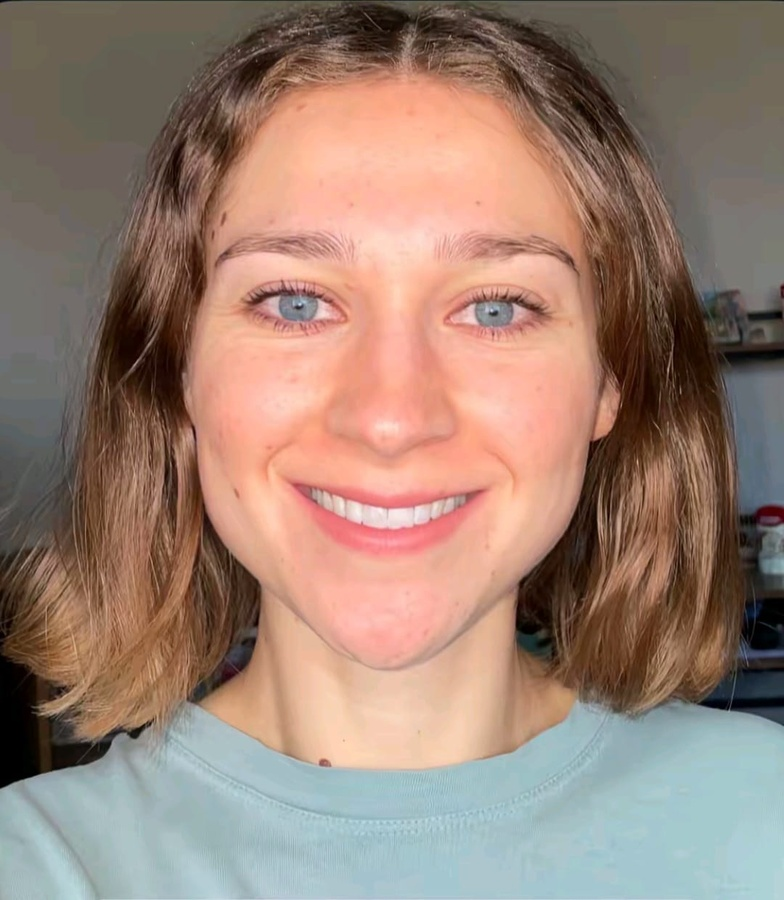
#> input picture backend/1.jpeg, 784 x 900 px, shrunk from 1080 x 1239 before the run
$ python test_region_extraction.py
#> lines starting #> are read from the running program, lines starting #| are printed output that depends on the picture
### backend/coloranalysis/ai/region_extraction.py
from __future__ import annotations

from pathlib import Path
from typing import Any

import cv2

from coloranalysis.ai.face_detection import FaceDetectionService


class RegionExtractionService:
    def __init__(self) -> None:
        self.face_detector = FaceDetectionService()

    def extract_regions(self, image_path: str | Path) -> dict[str, Any]:
#> called with image_path = '1.jpeg'
        image_path = str(image_path)

        image = cv2.imread(image_path)
#> image is the input picture: shape (900, 784, 3); mean B, G, R 115.9, 129.3, 154.9
        if image is None:
            return {
                "success": False,
                "error": "Image could not be loaded."
            }

        detection_result = self.face_detector.detect_face(image_path)
#> in detect_face, `gray = cv2.cvtColor(image, cv2.COLOR_BGR2GRAY)`:
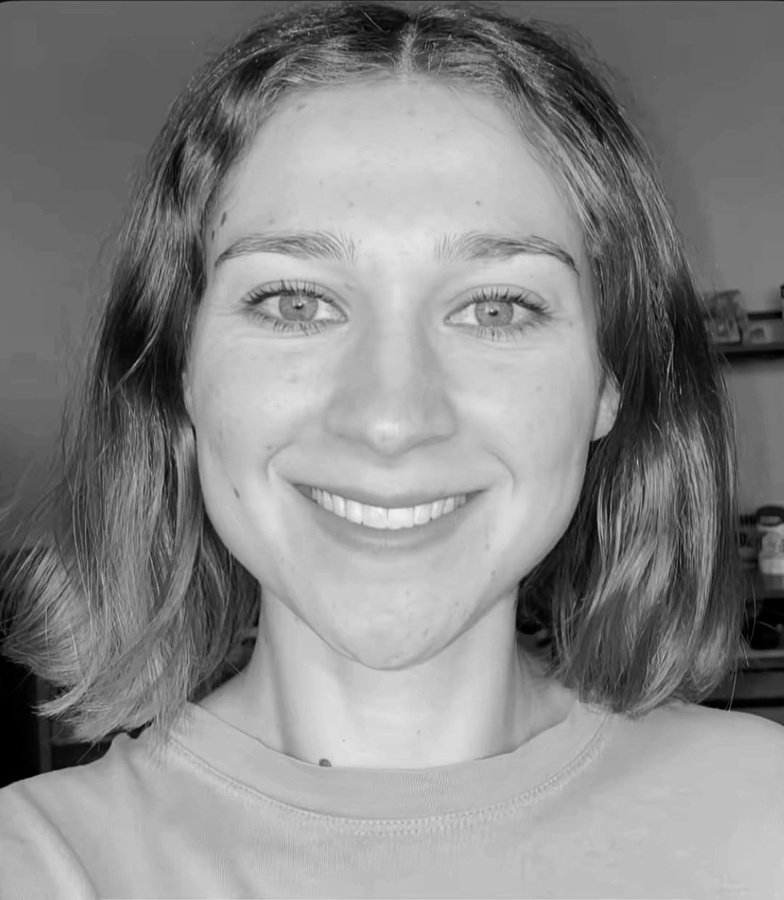
#> gray: shape (900, 784); min 0, max 245, mean 135.4
#> in detect_face, `faces = self.face_cascade.detectMultiScale( gray, scaleFactor=1.05, mi..`: faces = [[248, 563, 291, 291], [145, 115, 502, 502]]
#> in detect_face, `largest_face = max(faces, key=lambda f: f[2] * f[3])`: largest_face = [145, 115, 502, 502]
#> in detect_face, `x, y, w, h = largest_face`: x = 145; y = 115; w = 502
#> detection_result = 4 items

        if not detection_result.get("face_detected"):
            return {
                "success": False,
                "error": "No face detected."
            }

        face_box = detection_result["face_box"]
#> face_box = {'x': 145, 'y': 115, 'w': 502, 'h': 502}
        x = face_box["x"]
#> x = 145
        y = face_box["y"]
#> y = 115
        w = face_box["w"]
#> w = 502
        h = face_box["h"]
#> h = 502

        img_h, img_w = image.shape[:2]
#> img_h = 900; img_w = 784

        def clamp_region(x1: int, y1: int, x2: int, y2: int) -> dict[str, int]:
#> called with x1 = 235, y1 = 376, x2 = 335, y2 = 476
            x1 = max(0, min(x1, img_w - 1))
#> x1 = 235
            y1 = max(0, min(y1, img_h - 1))
#> y1 = 376
            x2 = max(0, min(x2, img_w))
#> x2 = 335
            y2 = max(0, min(y2, img_h))
#> y2 = 476

            return {
                "x1": x1,
                "y1": y1,
                "x2": x2,
                "y2": y2,
            }

        # skin regions
        left_cheek = clamp_region(
            x + int(w * 0.18),
            y + int(h * 0.52),
            x + int(w * 0.38),
            y + int(h * 0.72),
        )
#> left_cheek = {'x1': 235, 'y1': 376, 'x2': 335, 'y2': 476}

        right_cheek = clamp_region(
            x + int(w * 0.62),
            y + int(h * 0.52),
            x + int(w * 0.82),
            y + int(h * 0.72),
        )
#> right_cheek = {'x1': 456, 'y1': 376, 'x2': 556, 'y2': 476}

        forehead = clamp_region(
            x + int(w * 0.35),
            y + int(h * 0.15),
            x + int(w * 0.65),
            y + int(h * 0.30),
        )
#> forehead = {'x1': 320, 'y1': 190, 'x2': 471, 'y2': 265}

        # eye regions
        # eye regions - smaller and more centered
        left_eye = clamp_region(
            x + int(w * 0.27),
            y + int(h * 0.37),
            x + int(w * 0.37),
            y + int(h * 0.43),
        )
#> left_eye = {'x1': 280, 'y1': 300, 'x2': 330, 'y2': 330}

        right_eye = clamp_region(
            x + int(w * 0.63),
            y + int(h * 0.37),
            x + int(w * 0.73),
            y + int(h * 0.43),
        )
#> right_eye = {'x1': 461, 'y1': 300, 'x2': 511, 'y2': 330}

        # hair region: upper band around hairline / top head area
        hair_region = clamp_region(
            x + int(w * 0.15),
            y,
            x + int(w * 0.85),
            y + int(h * 0.18),
        )
#> hair_region = {'x1': 220, 'y1': 115, 'x2': 571, 'y2': 205}

        return {
            "success": True,
            "face_box": face_box,
            "regions": {
                "left_cheek": left_cheek,
                "right_cheek": right_cheek,
                "forehead": forehead,
                "left_eye": left_eye,
                "right_eye": right_eye,
                "hair_region": hair_region,
            }
        }

### backend/coloranalysis/ai/face_detection.py
from __future__ import annotations

from pathlib import Path
from typing import Any

import cv2


class FaceDetectionService:
    def __init__(self) -> None:
        cascade_path = cv2.data.haarcascades + "haarcascade_frontalface_default.xml"
        self.face_cascade = cv2.CascadeClassifier(cascade_path)

    def detect_face(self, image_path: str | Path) -> dict[str, Any]:
        image_path = str(image_path)

        image = cv2.imread(image_path)
        if image is None:
            return {
                "success": False,
                "face_detected": False,
                "error": "Image could not be loaded."
            }

        gray = cv2.cvtColor(image, cv2.COLOR_BGR2GRAY)

        faces = self.face_cascade.detectMultiScale(
            gray,
            scaleFactor=1.05,
            minNeighbors=3,
            minSize=(60, 60)
        )

        if len(faces) == 0:
            return {
                "success": True,
                "face_detected": False,
                "message": "No face detected."
            }

        largest_face = max(faces, key=lambda f: f[2] * f[3])
        x, y, w, h = largest_face

        return {
            "success": True,
            "face_detected": True,
            "message": "Face detected successfully.",
            "face_box": {
                "x": int(x),
                "y": int(y),
                "w": int(w),
                "h": int(h),
            }
        }

### backend/test_region_extraction.py
from coloranalysis.ai.region_extraction import RegionExtractionService

service = RegionExtractionService()
result = service.extract_regions("1.jpeg")
#> result = 3 items

print(result)
#> (printed output is left out)

$ run again, with backend/2.jpeg copied over backend/1.jpeg
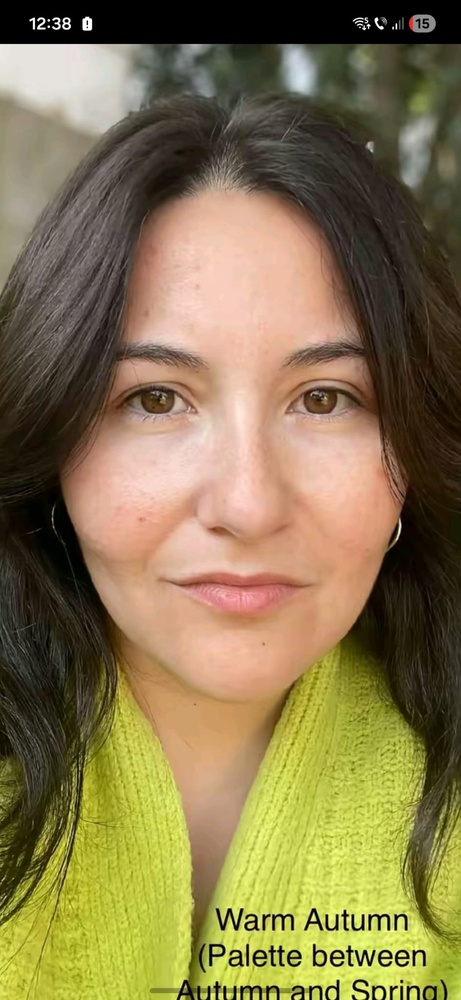
#> input picture backend/2.jpeg, 461 x 1000 px, shrunk from 945 x 2048 before the run
#> in extract_regions, image is the input picture: shape (1000, 461, 3); mean B, G, R 78.3, 119.6, 134.8
#> in detect_face, `gray = cv2.cvtColor(image, cv2.COLOR_BGR2GRAY)`:
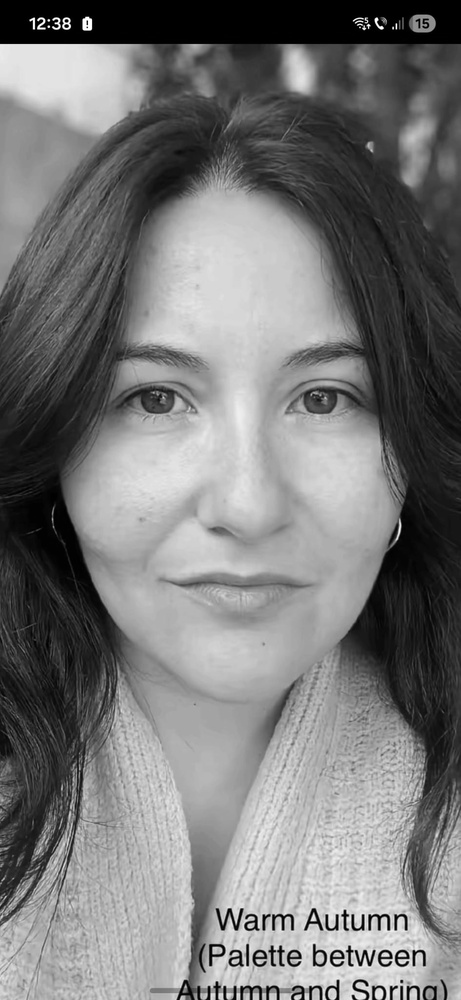
#> gray: shape (1000, 461); min 0, max 255, mean 119.4
#> faces = [[228, 819, 69, 69], [55, 268, 374, 374], [76, 588, 292, 292]]
#> largest_face = [55, 268, 374, 374]
#> in detect_face, `x, y, w, h = largest_face`: x = 55; y = 268; w = 374
#> detection_result = 4 items
#> face_box = {'x': 55, 'y': 268, 'w': 374, 'h': 374}
#> in extract_regions, `x = face_box["x"]`: x = 55
#> in extract_regions, `y = face_box["y"]`: y = 268
#> in extract_regions, `w = face_box["w"]`: w = 374
#> left_cheek = {'x1': 122, 'y1': 462, 'x2': 197, 'y2': 537}
#> right_cheek = {'x1': 286, 'y1': 462, 'x2': 361, 'y2': 537}
#> forehead = {'x1': 185, 'y1': 324, 'x2': 298, 'y2': 380}
#> left_eye = {'x1': 155, 'y1': 406, 'x2': 193, 'y2': 428}
#> right_eye = {'x1': 290, 'y1': 406, 'x2': 328, 'y2': 428}
#> hair_region = {'x1': 111, 'y1': 268, 'x2': 372, 'y2': 335}
#> result = 3 items
#> (printed output is left out)

$ run again, with backend/3.jpeg copied over backend/1.jpeg
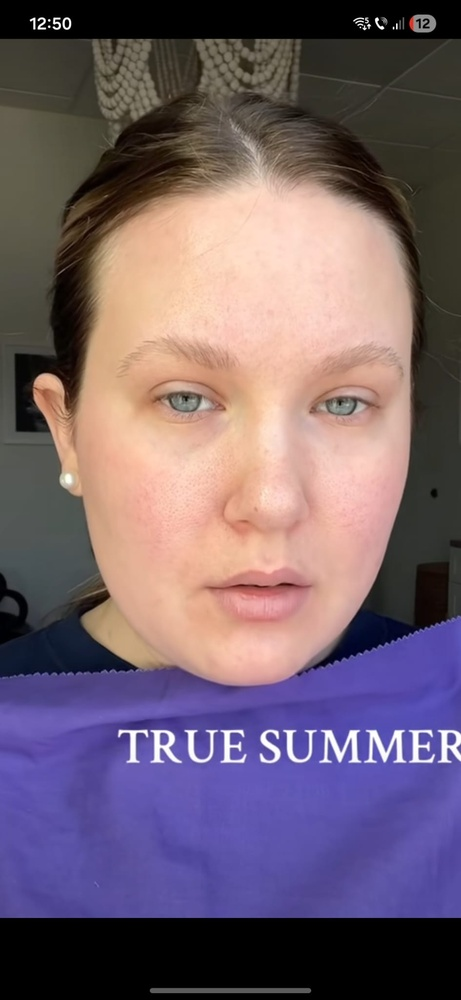
#> input picture backend/3.jpeg, 461 x 1000 px, shrunk from 945 x 2048 before the run
#> in extract_regions, image is the input picture: shape (1000, 461, 3); mean B, G, R 108.2, 96.7, 115.5
#> in detect_face, `gray = cv2.cvtColor(image, cv2.COLOR_BGR2GRAY)`:
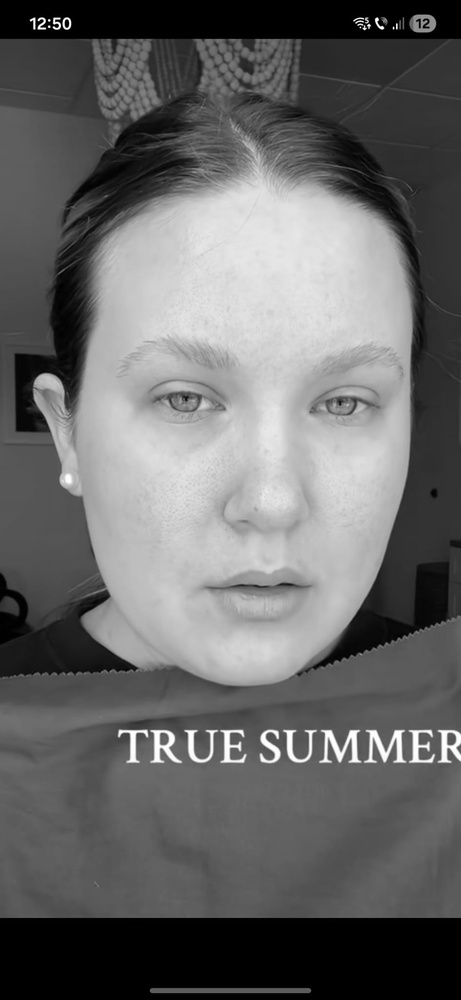
#> gray: shape (1000, 461); min 0, max 255, mean 103.6
#> faces = [[68, 263, 377, 377]]
#> largest_face = [68, 263, 377, 377]
#> in detect_face, `x, y, w, h = largest_face`: x = 68; y = 263; w = 377
#> detection_result = 4 items
#> face_box = {'x': 68, 'y': 263, 'w': 377, 'h': 377}
#> in extract_regions, `x = face_box["x"]`: x = 68
#> in extract_regions, `y = face_box["y"]`: y = 263
#> in extract_regions, `w = face_box["w"]`: w = 377
#> left_cheek = {'x1': 135, 'y1': 459, 'x2': 211, 'y2': 534}
#> right_cheek = {'x1': 301, 'y1': 459, 'x2': 377, 'y2': 534}
#> forehead = {'x1': 199, 'y1': 319, 'x2': 313, 'y2': 376}
#> left_eye = {'x1': 169, 'y1': 402, 'x2': 207, 'y2': 425}
#> right_eye = {'x1': 305, 'y1': 402, 'x2': 343, 'y2': 425}
#> hair_region = {'x1': 124, 'y1': 263, 'x2': 388, 'y2': 330}
#> result = 3 items
#> (printed output is left out)

$ run again, with backend/5555.jpeg copied over backend/1.jpeg
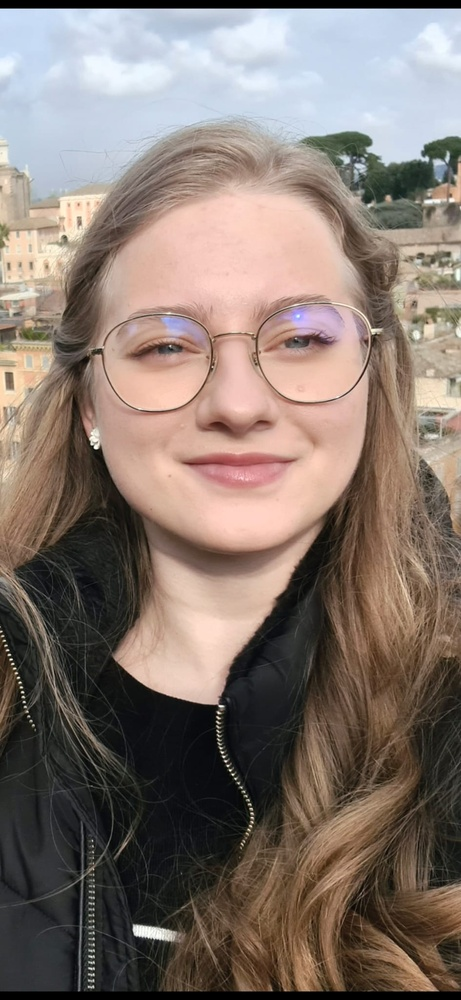
#> input picture backend/5555.jpeg, 461 x 1000 px, shrunk from 945 x 2048 before the run
#> in extract_regions, image is the input picture: shape (1000, 461, 3); mean B, G, R 110.6, 118.6, 132.8
#> in detect_face, `gray = cv2.cvtColor(image, cv2.COLOR_BGR2GRAY)`:
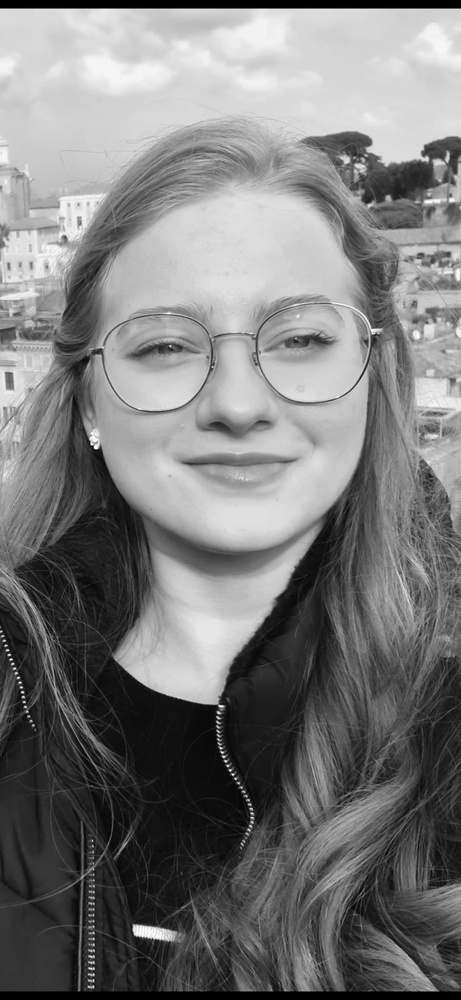
#> gray: shape (1000, 461); min 0, max 255, mean 121.9
#> faces = [[62, 207, 336, 336]]
#> largest_face = [62, 207, 336, 336]
#> in detect_face, `x, y, w, h = largest_face`: x = 62; y = 207; w = 336
#> detection_result = 4 items
#> face_box = {'x': 62, 'y': 207, 'w': 336, 'h': 336}
#> in extract_regions, `x = face_box["x"]`: x = 62
#> in extract_regions, `y = face_box["y"]`: y = 207
#> in extract_regions, `w = face_box["w"]`: w = 336
#> left_cheek = {'x1': 122, 'y1': 381, 'x2': 189, 'y2': 448}
#> right_cheek = {'x1': 270, 'y1': 381, 'x2': 337, 'y2': 448}
#> forehead = {'x1': 179, 'y1': 257, 'x2': 280, 'y2': 307}
#> left_eye = {'x1': 152, 'y1': 331, 'x2': 186, 'y2': 351}
#> right_eye = {'x1': 273, 'y1': 331, 'x2': 307, 'y2': 351}
#> hair_region = {'x1': 112, 'y1': 207, 'x2': 347, 'y2': 267}
#> result = 3 items
#> (printed output is left out)
